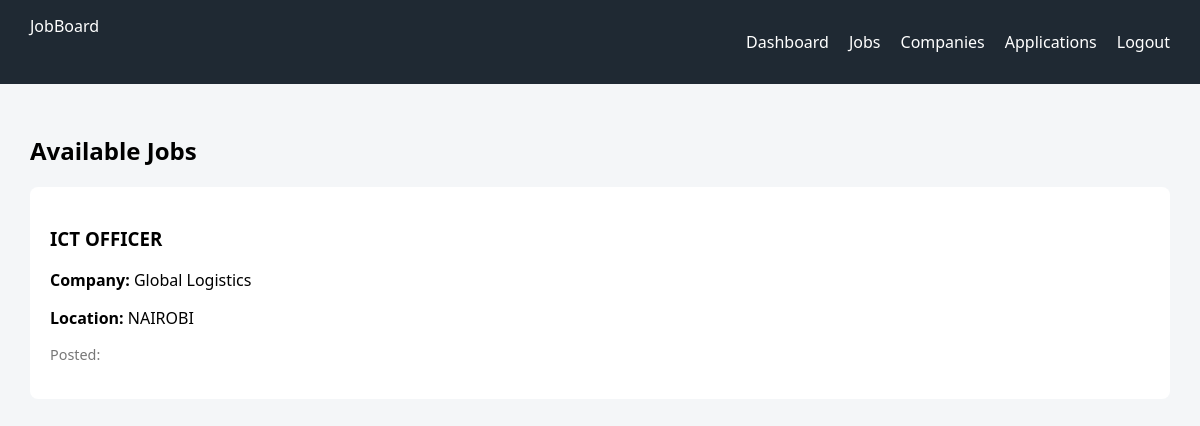
The page /jobs-ui/ (signed in) on the database as committed earlier.
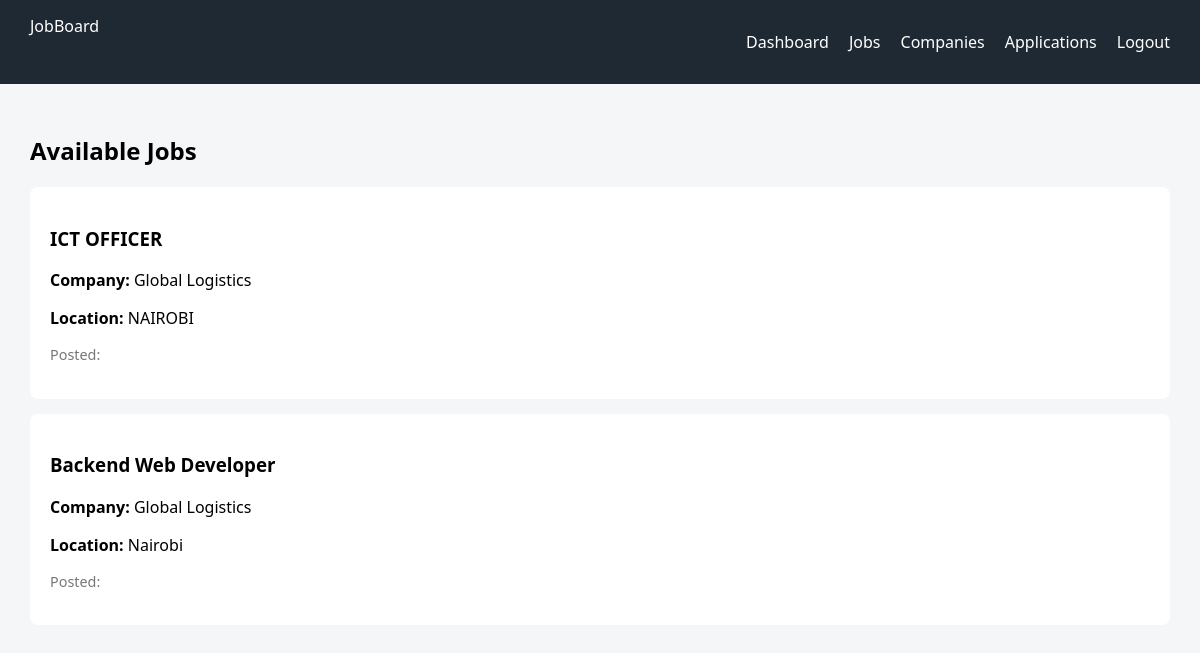
The same page on the database as committed later.
### jobs/models.py (models this page shows, shortened)
class Job(models.Model):
    JOB_TYPE_CHOICES = (
        ("FT", "Full-time"),
        ("PT", "Part-time"),
        ("CT", "Contract"),
        ("IN", "Internship"),
    )
    title = models.CharField(max_length=255)
    description = models.TextField()
    location = models.CharField(max_length=255)
    category = models.CharField(max_length=50, choices=JOB_TYPE_CHOICES)
    job_type = models.CharField(
        max_length=2,
        choices=JOB_TYPE_CHOICES, default= 'Part-time'
    )
    salary = models.DecimalField(
        max_digits=10,
        decimal_places=2,
        null=True,
        blank=True
    )
    company = models.ForeignKey(
        Company,
        on_delete=models.CASCADE,
        related_name='jobs'
    )
    posted_at = models.DateTimeField(auto_now_add=True)
    is_active = models.BooleanField(default=True)

### companies/models.py (models this page shows, shortened)
class Company(models.Model):
    name = models.CharField(max_length=255)
    description = models.TextField()
    location = models.CharField(max_length=255, default='Unknown')
    website = models.URLField(blank=True, null=True)
    owner = models.ForeignKey(
        User,
        on_delete=models.CASCADE,
        related_name='companies'
    )

### frontend/views.py (the view)
# urls.py: path('jobs-ui/', jobs_ui, name='jobs_ui'),
@login_required
def jobs_ui(request):
    jobs = Job.objects.select_related('company').all()
    return render(request, 'jobs.html', {'jobs': jobs})

### frontend/templates/jobs.html (shortened to what this page needs)
{% extends "base.html" %}
{% block content %}
<h2>Available Jobs</h2>
<div class="list">
{% for job in jobs %}
    <div class="list-item">
        <h3>{{ job.title }}</h3>
        <p><strong>Company:</strong> {{ job.company.name }}</p>
        <p><strong>Location:</strong> {{ job.location }}</p>
        <p class="muted">Posted: {{ job.created_at }}</p>
    </div>
{% empty %}
    <p>No jobs available.</p>
{% endfor %}
</div>
{% endblock %}

### frontend/templates/base.html (shortened to what this page needs)
{% load static %}
<!DOCTYPE html>
<html lang="en">
<head>
    <link rel="stylesheet" href="{% static 'frontend/css/style.css' %}">
</head>
<body>
<nav class="navbar">
    <div class="logo">JobBoard</div>
    <ul class="nav-links">
        <li><a href="{% url 'dashboard' %}">Dashboard</a></li>
        <li><a href="{% url 'jobs_ui' %}">Jobs</a></li>
        <li><a href="{% url 'companies_ui' %}">Companies</a></li>
        <li><a href="{% url 'applications_ui' %}">Applications</a></li>
        <li><a href="{% url 'logout' %}">Logout</a></li>
    </ul>
</nav>
<div class="container">
    {% block content %}{% endblock %}
</div>
</body>
</html>

### frontend/static/frontend/css/style.css (style rules this page uses)
body { margin: 0; font-family: "Segoe UI", Arial, sans-serif; background: #f4f6f8; }
.navbar { background: #1f2933; color: white; padding: 15px 30px; display: flex; justify-content: space-between; }
.nav-links { list-style: none; display: flex; gap: 20px; }
.nav-links a { color: white; text-decoration: none; font-weight: 500; }
.container { padding: 30px; }
.list-item { background: white; padding: 20px; margin-bottom: 15px; border-radius: 8px; }
.muted { color: #777; font-size: 0.9em; }

Rows that differ between the two databases and show on the page:
added Job: title "Backend Web Developer", company.name "Global Logistics", location "Nairobi"
